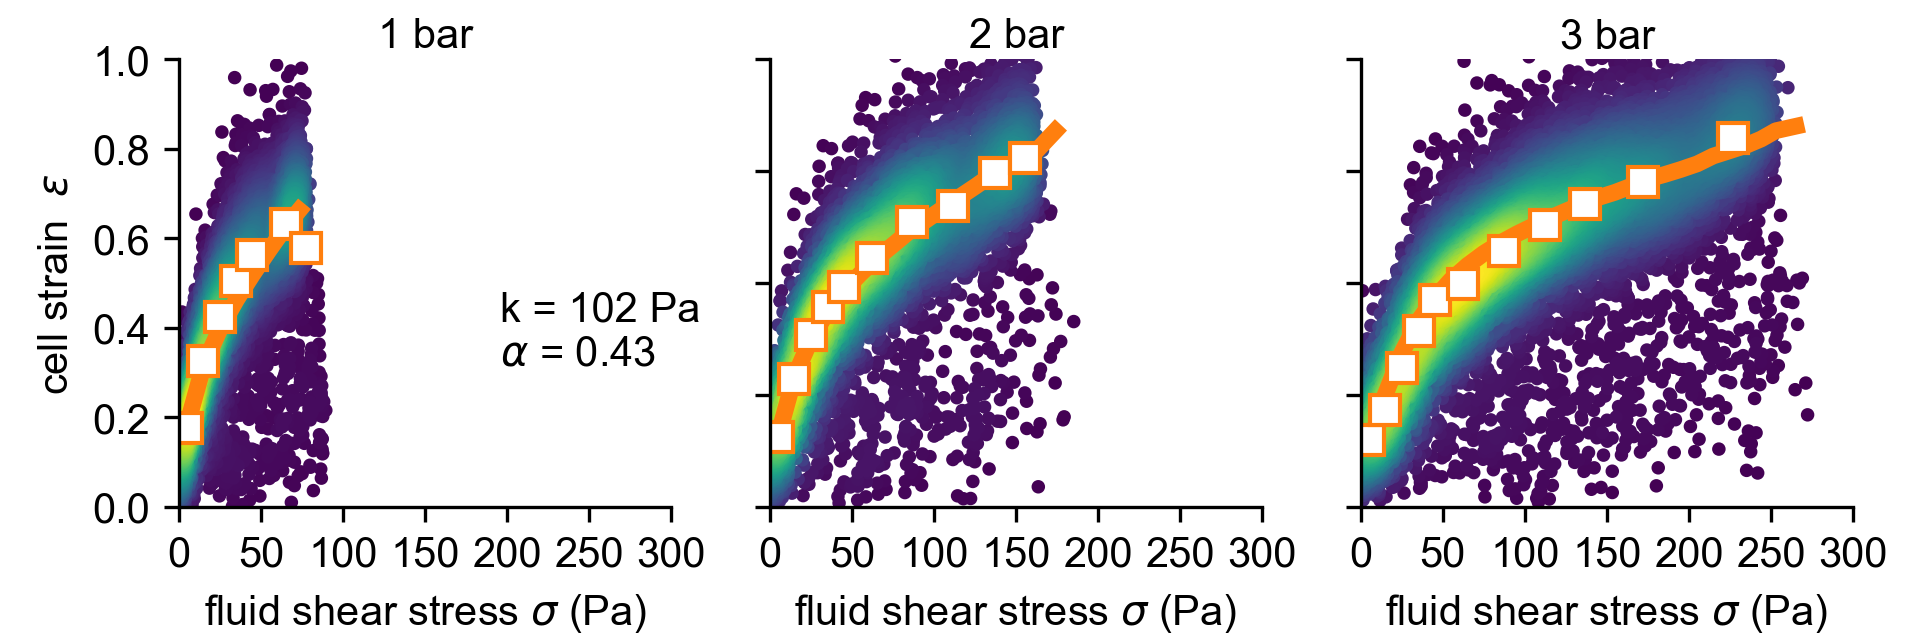

Reproduce this figure in Python.
# -*- coding: utf-8 -*-
import numpy as np
import pandas as pd
import matplotlib.pyplot as plt
from deformationcytometer.evaluation.helper_functions import fitStiffness, plotStressStrain, load_all_data
import pylustrator

pylustrator.start()

data1, config1 = load_all_data([
    r"\\131.188.117.96\biophysDS\emirzahossein\microfluidic cell rhemeter data\microscope4\2020_july\2020_07_29_aslginate2%_NIH_diff_x_position_2\inlet\[0-9]\*_result.txt",
    r"\\131.188.117.96\biophysDS\emirzahossein\microfluidic cell rhemeter data\microscope4\2020_july\2020_07_29_aslginate2%_NIH_diff_x_position_3\inlet\[0-9]\*_result.txt",
            ], pressure=1)

data2, config2 = load_all_data([
    r"\\131.188.117.96\biophysDS\emirzahossein\microfluidic cell rhemeter data\microscope4\2020_july\2020_07_29_aslginate2%_NIH_diff_x_position_2\inlet\[0-9]\*_result.txt",
    r"\\131.188.117.96\biophysDS\emirzahossein\microfluidic cell rhemeter data\microscope4\2020_july\2020_07_29_aslginate2%_NIH_diff_x_position_3\inlet\[0-9]\*_result.txt",
            ], pressure=2)

data3, config3 = load_all_data([
    r"\\131.188.117.96\biophysDS\emirzahossein\microfluidic cell rhemeter data\microscope4\2020_july\2020_07_29_aslginate2%_NIH_diff_x_position_2\inlet\[0-9]\*_result.txt",
    r"\\131.188.117.96\biophysDS\emirzahossein\microfluidic cell rhemeter data\microscope4\2020_july\2020_07_29_aslginate2%_NIH_diff_x_position_3\inlet\[0-9]\*_result.txt",
            ], pressure=3)

data = pd.concat([data1, data2, data3])
config = config1

p = fitStiffness(data, config)
config1["fit"] = config["fit"]
config2["fit"] = config["fit"]
config3["fit"] = config["fit"]

plt.subplot(131)
plotStressStrain(data1, config1)
plt.xlim(0, 300)

plt.subplot(132)
plotStressStrain(data2, config2)
plt.xlim(0, 300)

plt.subplot(133)
plotStressStrain(data3, config3)
plt.xlim(0, 300)

print("parameter", p)

#% start: automatic generated code from pylustrator
plt.figure(1).ax_dict = {ax.get_label(): ax for ax in plt.figure(1).axes}
import matplotlib as mpl
plt.figure(1).set_size_inches(16.260000/2.54, 5.460000/2.54, forward=True)
plt.figure(1).axes[0].set_xlim(0.0, 300.0)
plt.figure(1).axes[0].set_ylim(-0.0, 1.0)
plt.figure(1).axes[0].set_xticks([0.0, 50.0, 100.0, 150.0, 200.0, 250.0, 300.0, np.nan])
plt.figure(1).axes[0].set_xticklabels(["0", "50", "100", "150", "200", "250", "300", ""], fontsize=10.0, fontweight="normal", color="black", fontstyle="normal", fontname="Arial", horizontalalignment="center")
plt.figure(1).axes[0].set_position([0.093175, 0.212765, 0.256415, 0.693863])
plt.figure(1).axes[0].spines['right'].set_visible(False)
plt.figure(1).axes[0].spines['top'].set_visible(False)
plt.figure(1).axes[0].lines[3].set_markersize(2.0)
plt.figure(1).axes[0].text(0.5, 0.5, 'New Text', transform=plt.figure(1).axes[0].transAxes)  # id=plt.figure(1).axes[0].texts[0].new
plt.figure(1).axes[0].texts[0].set_ha("center")
plt.figure(1).axes[0].texts[0].set_position([0.500000, 1.026615])
plt.figure(1).axes[0].texts[0].set_text("1 bar")
plt.figure(1).axes[0].text(0.5, 0.5, 'New Text', transform=plt.figure(1).axes[0].transAxes)  # id=plt.figure(1).axes[0].texts[1].new
plt.figure(1).axes[0].texts[1].set_position([0.652341, 0.318166])
plt.figure(1).axes[0].texts[1].set_text("k = 102 Pa\n$\\alpha$ = 0.43")
plt.figure(1).axes[1].set_xlim(0.0, 300.0)
plt.figure(1).axes[1].set_ylim(-0.0, 1.0)
plt.figure(1).axes[1].set_xticks([0.0, 50.0, 100.0, 150.0, 200.0, 250.0, 300.0, np.nan])
plt.figure(1).axes[1].set_yticks([0.0, 0.25, 0.5, 0.75, 1.0])
plt.figure(1).axes[1].set_xticklabels(["0", "50", "100", "150", "200", "250", "300", ""], fontsize=10.0, fontweight="normal", color="black", fontstyle="normal", fontname="Arial", horizontalalignment="center")
plt.figure(1).axes[1].set_yticklabels(["", "", "", "", ""], fontsize=10.0, fontweight="normal", color="black", fontstyle="normal", fontname="Arial", horizontalalignment="right")
plt.figure(1).axes[1].set_position([0.400874, 0.212765, 0.256415, 0.693863])
plt.figure(1).axes[1].spines['right'].set_visible(False)
plt.figure(1).axes[1].spines['top'].set_visible(False)
plt.figure(1).axes[1].lines[3].set_markersize(2.0)
plt.figure(1).axes[1].text(0.5, 0.5, 'New Text', transform=plt.figure(1).axes[1].transAxes)  # id=plt.figure(1).axes[1].texts[0].new
plt.figure(1).axes[1].texts[0].set_ha("center")
plt.figure(1).axes[1].texts[0].set_position([0.500000, 1.026615])
plt.figure(1).axes[1].texts[0].set_text("2 bar")
plt.figure(1).axes[1].get_yaxis().get_label().set_text("")
plt.figure(1).axes[2].set_xlim(0.0, 300.0)
plt.figure(1).axes[2].set_ylim(-0.0, 1.0)
plt.figure(1).axes[2].set_xticks([0.0, 50.0, 100.0, 150.0, 200.0, 250.0, 300.0, np.nan])
plt.figure(1).axes[2].set_yticks([0.0, 0.25, 0.5, 0.75, 1.0])
plt.figure(1).axes[2].set_xticklabels(["0", "50", "100", "150", "200", "250", "300", ""], fontsize=10.0, fontweight="normal", color="black", fontstyle="normal", fontname="Arial", horizontalalignment="center")
plt.figure(1).axes[2].set_yticklabels(["", "", "", "", ""], fontsize=10.0, fontweight="normal", color="black", fontstyle="normal", fontname="Arial", horizontalalignment="right")
plt.figure(1).axes[2].set_position([0.708572, 0.212765, 0.256415, 0.693863])
plt.figure(1).axes[2].spines['right'].set_visible(False)
plt.figure(1).axes[2].spines['top'].set_visible(False)
plt.figure(1).axes[2].lines[3].set_markersize(2.0)
plt.figure(1).axes[2].text(0.5, 0.5, 'New Text', transform=plt.figure(1).axes[2].transAxes)  # id=plt.figure(1).axes[2].texts[0].new
plt.figure(1).axes[2].texts[0].set_ha("center")
plt.figure(1).axes[2].texts[0].set_position([0.500000, 1.026615])
plt.figure(1).axes[2].texts[0].set_text("3 bar")
plt.figure(1).axes[2].get_yaxis().get_label().set_text("")
#% end: automatic generated code from pylustrator
plt.savefig(__file__[:-3] + ".png", dpi=300)
plt.savefig(__file__[:-3] + ".pdf")
plt.show()
